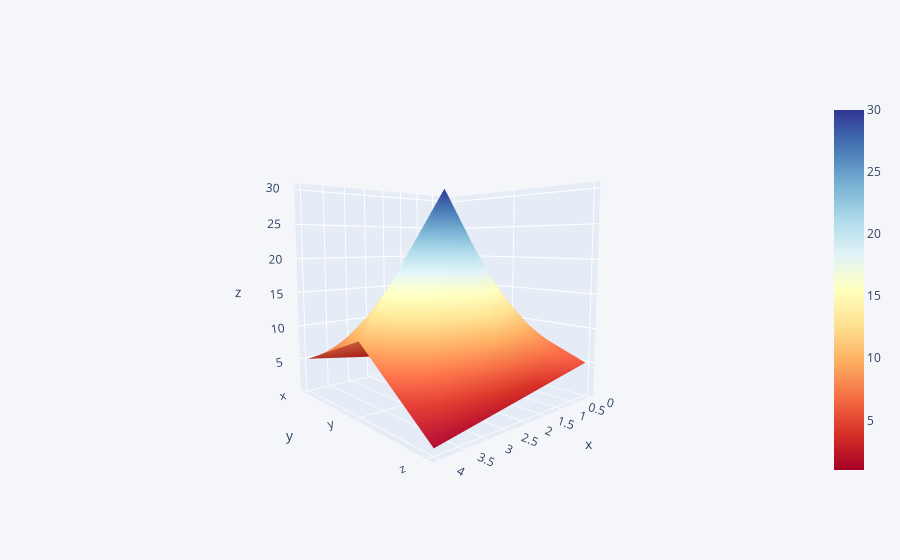

The notebook cell saved with this chart:
### Code cell
df3.iplot(kind='surface',colorscale='rdylbu')

### Figure 1 — Plotly figure (JSON) as saved in the notebook; plotly's stock layout.template omitted (floating-point values rounded to 4 significant figures)
{"data": [{"colorscale": [[0, "rgb(165,0,38)"], [0.1, "rgb(215,48,39)"], [0.2, "rgb(244,109,67)"], [0.3, "rgb(253,174,97)"], [0.4, "rgb(254,224,144)"], [0.5, "rgb(255,255,191)"], [0.6, "rgb(224,243,248)"], [0.7, "rgb(171,217,233)"], [0.8, "rgb(116,173,209)"], [0.9, "rgb(69,117,180)"], [1, "rgb(49,54,149)"]], "type": "surface", "x": [0, 1, 2, 3, 4], "y": ["x", "y", "z"], "z": [[1, 2, 3, 4, 5], [10, 20, 30, 20, 10], [5, 4, 3, 2, 1]]}], "layout": {"autosize": true, "dragmode": "zoom", "legend": {"bgcolor": "#F5F6F9", "font": {"color": "#4D5663"}}, "paper_bgcolor": "#F5F6F9", "plot_bgcolor": "#F5F6F9", "scene": {"aspectmode": "auto", "aspectratio": {"x": 1, "y": 1, "z": 1}, "camera": {"center": {"x": 0, "y": 0, "z": 0}, "eye": {"x": 1.438, "y": 1.604, "z": 0.221}, "projection": {"type": "perspective"}, "up": {"x": 0, "y": 0, "z": 1}}, "dragmode": "zoom"}, "title": {"font": {"color": "#4D5663"}}, "xaxis": {"gridcolor": "#E1E5ED", "showgrid": true, "tickfont": {"color": "#4D5663"}, "title": {"font": {"color": "#4D5663"}, "text": ""}, "zerolinecolor": "#E1E5ED"}, "yaxis": {"gridcolor": "#E1E5ED", "showgrid": true, "tickfont": {"color": "#4D5663"}, "title": {"font": {"color": "#4D5663"}, "text": ""}, "zerolinecolor": "#E1E5ED"}}}
